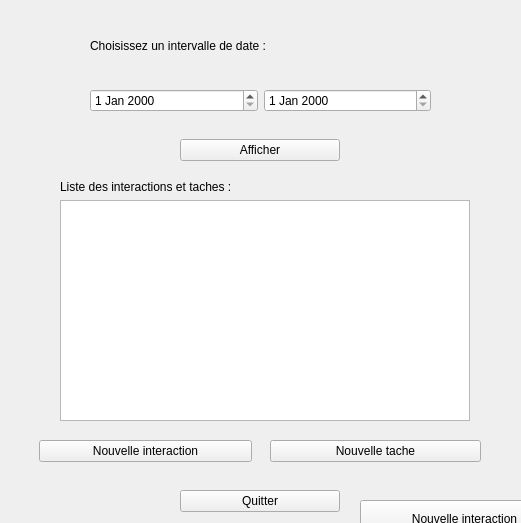
<?xml version="1.0" encoding="UTF-8"?>
<ui version="4.0">
 <class>aff</class>
 <widget class="QWidget" name="aff">
  <property name="geometry">
   <rect>
    <x>0</x>
    <y>0</y>
    <width>521</width>
    <height>523</height>
   </rect>
  </property>
  <property name="windowTitle">
   <string>Form</string>
  </property>
  <widget class="QWidget" name="verticalLayoutWidget">
   <property name="geometry">
    <rect>
     <x>90</x>
     <y>20</y>
     <width>341</width>
     <height>51</height>
    </rect>
   </property>
   <layout class="QVBoxLayout" name="verticalLayout">
    <item>
     <widget class="QLabel" name="label">
      <property name="text">
       <string>Choisissez un intervalle de date :</string>
      </property>
     </widget>
    </item>
   </layout>
  </widget>
  <widget class="QWidget" name="verticalLayoutWidget_2">
   <property name="geometry">
    <rect>
     <x>90</x>
     <y>80</y>
     <width>341</width>
     <height>42</height>
    </rect>
   </property>
   <layout class="QVBoxLayout" name="verticalLayout_2">
    <item>
     <layout class="QGridLayout" name="gridLayout">
      <item row="0" column="0">
       <widget class="QDateEdit" name="dateDu"/>
      </item>
      <item row="0" column="1">
       <widget class="QDateEdit" name="dateAu"/>
      </item>
     </layout>
    </item>
   </layout>
  </widget>
  <widget class="QWidget" name="verticalLayoutWidget_3">
   <property name="geometry">
    <rect>
     <x>180</x>
     <y>130</y>
     <width>160</width>
     <height>41</height>
    </rect>
   </property>
   <layout class="QVBoxLayout" name="verticalLayout_3">
    <item>
     <widget class="QPushButton" name="pushButton">
      <property name="text">
       <string>Afficher</string>
      </property>
     </widget>
    </item>
   </layout>
  </widget>
  <widget class="QWidget" name="verticalLayoutWidget_4">
   <property name="geometry">
    <rect>
     <x>60</x>
     <y>180</y>
     <width>410</width>
     <height>241</height>
    </rect>
   </property>
   <layout class="QVBoxLayout" name="verticalLayout_4">
    <item>
     <layout class="QGridLayout" name="gridLayout_2">
      <item row="0" column="0">
       <widget class="QLabel" name="label_2">
        <property name="text">
         <string>Liste des interactions et taches :</string>
        </property>
       </widget>
      </item>
      <item row="1" column="0">
       <widget class="QTextEdit" name="textEI"/>
      </item>
     </layout>
    </item>
   </layout>
  </widget>
  <widget class="QWidget" name="verticalLayoutWidget_6">
   <property name="geometry">
    <rect>
     <x>39</x>
     <y>430</y>
     <width>213</width>
     <height>42</height>
    </rect>
   </property>
   <layout class="QVBoxLayout" name="verticalLayout_6">
    <item>
     <layout class="QGridLayout" name="gridLayout_4">
      <item row="0" column="0">
       <widget class="QPushButton" name="nouvIB">
        <property name="text">
         <string>Nouvelle interaction</string>
        </property>
       </widget>
      </item>
     </layout>
    </item>
   </layout>
  </widget>
  <widget class="QWidget" name="verticalLayoutWidget_7">
   <property name="geometry">
    <rect>
     <x>270</x>
     <y>430</y>
     <width>211</width>
     <height>42</height>
    </rect>
   </property>
   <layout class="QVBoxLayout" name="verticalLayout_7">
    <item>
     <layout class="QGridLayout" name="gridLayout_5">
      <item row="0" column="0">
       <widget class="QPushButton" name="nouvTacheB">
        <property name="text">
         <string>Nouvelle tache</string>
        </property>
       </widget>
      </item>
     </layout>
    </item>
   </layout>
  </widget>
  <widget class="QWidget" name="verticalLayoutWidget_8">
   <property name="geometry">
    <rect>
     <x>180</x>
     <y>480</y>
     <width>160</width>
     <height>42</height>
    </rect>
   </property>
   <layout class="QVBoxLayout" name="verticalLayout_8">
    <item>
     <layout class="QGridLayout" name="gridLayout_6">
      <item row="0" column="0">
       <widget class="QPushButton" name="BQuitter">
        <property name="text">
         <string>Quitter</string>
        </property>
       </widget>
      </item>
     </layout>
    </item>
   </layout>
  </widget>
  <widget class="QPushButton" name="nouvIB_2">
   <property name="geometry">
    <rect>
     <x>360</x>
     <y>500</y>
     <width>209</width>
     <height>38</height>
    </rect>
   </property>
   <property name="text">
    <string>Nouvelle interaction</string>
   </property>
  </widget>
 </widget>
 <resources/>
 <connections/>
</ui>
